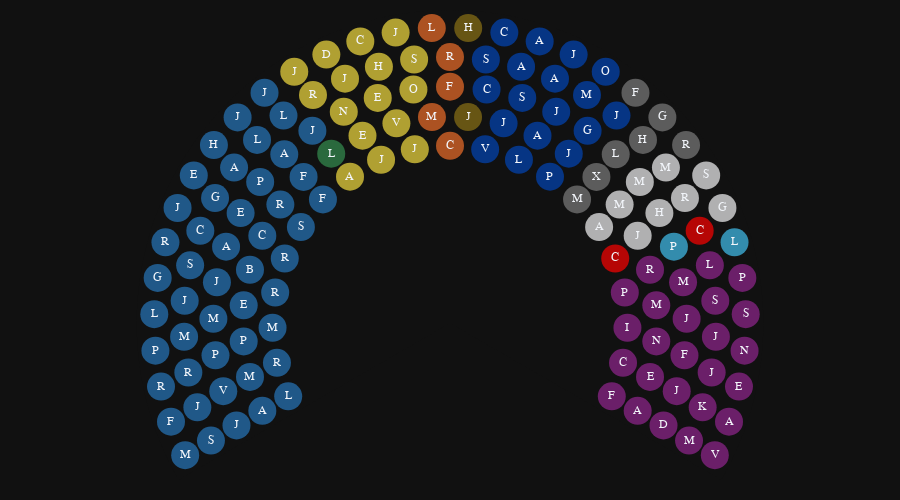

The notebook cell this image was saved under:
### Code cell
import plotly.express as px

graph_style = "plotly_dark" #template plotly
height = 500 # height plot
angle_total = 240 # all cover plot, recomended 90 - 300
size_marker = 28 #config by size angle_total in design

df = asambleistas

angle_start = (180 - angle_total)/2
angle_end = 180 + (angle_total - 180)/2
d_ict = df[["PARTIDO", "COLOR"]]
d_ict = d_ict.drop_duplicates()
dct = dict(d_ict.values)
fig = px.scatter_polar(
    df,
    r="radio",
    theta="tetha",
    color="PARTIDO",
    color_discrete_map=dct,
    text="INITIAL",
    start_angle=angle_start,
    custom_data=["NAME", "PARTIDO", "PROVINCIA", "SEXO", "EDAD", "ETNIA"],
    range_theta=[angle_start, angle_end],
    direction="counterclockwise",
)
fig.update_layout(
    xaxis=dict(showgrid=False),
    yaxis=dict(showgrid=False),
    margin=dict(b=20, r=5, l=5, t=10),
    height=height,
    polar=dict(
        radialaxis=dict(
            showticklabels=False, ticks="", linecolor="rgba(255, 255, 255, 0)"
        ),
        angularaxis=dict(showticklabels=False, ticks="", linecolor="rgba(0,0,0,0)"),
    ),
    polar_radialaxis_gridcolor="rgba(0,0,0,0)",
    polar_angularaxis_gridcolor="rgba(0,0,0,0)",
)
fig.update_traces(textposition="middle center")
fig.update_traces(
    hovertemplate="<b>%{customdata[0]}</b><br>"
    + "Partido: %{customdata[1]}<br>"
    + "Provincia: %{customdata[2]}<br>"
    + "Género: %{customdata[3]}<br>"
    + "Edad: %{customdata[4]}<br>"
    + "Etnia: %{customdata[5]}<br>"
    + "<extra></extra>",
    textfont_size=12,
)
fig.update_layout(
    template=graph_style,
    autosize=True,
    showlegend=False,
    uniformtext_minsize=8,
    uniformtext_mode="hide",
    font=dict(family="Arial, monospace", size=12),
)
fig.update_traces(marker=dict(opacity=0.7, size=size_marker))
fig.show()

### Figure 1 — Plotly figure (JSON) as saved in the notebook; plotly's stock layout.template omitted (floating-point values rounded to 4 significant figures; data arrays with more than 128 entries replaced by an {"elided": "..."} marker saying what was removed)
{"data": [{"customdata": {"elided": "26x6 mixed values"}, "hovertemplate": "<b>%{customdata[0]}</b><br>Partido: %{customdata[1]}<br>Provincia: %{customdata[2]}<br>Género: %{customdata[3]}<br>Edad: %{customdata[4]}<br>Etnia: %{customdata[5]}<br><extra></extra>", "legendgroup": "Acción Democratica Nacional ADN", "marker": {"color": "#92258E", "opacity": 0.7, "size": 28, "symbol": "circle"}, "mode": "markers+text", "name": "Acción Democratica Nacional ADN", "r": [10, 9, 8, 7, 6, 10, 9, 8, 7, 6, 10, 9, 8, 10, 7, 9, 6, 8, 10, 9, 7, 10, 6, 8, 9, 7], "showlegend": true, "subplot": "polar", "text": ["V", "M", "D", "A", "F", "A", "K", "J", "E", "C", "E", "J", "F", "N", "N", "J", "I", "J", "S", "S", "M", "P", "P", "M", "L", "R"], "textfont": {"size": 12}, "textposition": "middle center", "theta": [3.529, 3.871, 4.444, 5, 5.714, 10.59, 11.61, 13.33, 15, 17.14, 17.65, 19.35, 22.22, 24.71, 25, 27.1, 28.57, 31.11, 31.76, 34.84, 35, 38.82, 40, 40, 42.58, 45], "type": "scatterpolar"}, {"customdata": [["Lucia Anabelle Posso Naranjo", "Avanza", "Asambleísta por Imbabura", "FEMENINO", 43, "MESTIZO/A"], ["Pedro Ramiro Velasco Erazo", "Avanza", "Asambleísta por Carchi", "MASCULINO", 61, "MESTIZO/A"]], "hovertemplate": "<b>%{customdata[0]}</b><br>Partido: %{customdata[1]}<br>Provincia: %{customdata[2]}<br>Género: %{customdata[3]}<br>Edad: %{customdata[4]}<br>Etnia: %{customdata[5]}<br><extra></extra>", "legendgroup": "Avanza", "marker": {"color": "#41C1F0", "opacity": 0.7, "size": 28, "symbol": "circle"}, "mode": "markers+text", "name": "Avanza", "r": [10, 8], "showlegend": true, "subplot": "polar", "text": ["L", "P"], "textfont": {"size": 12}, "textposition": "middle center", "theta": [45.88, 48.89], "type": "scatterpolar"}, {"customdata": [["Carlos Alberto Rodríguez Riofrío", "Claro que se puede", "Asambleísta por El Oro", "MASCULINO", 30, "MESTIZO/A"], ["César Arturo Ugsha Toaquiza", "Claro que se puede", "Asambleísta por Cotopaxi", "MASCULINO", 38, "INDIGENA"]], "hovertemplate": "<b>%{customdata[0]}</b><br>Partido: %{customdata[1]}<br>Provincia: %{customdata[2]}<br>Género: %{customdata[3]}<br>Edad: %{customdata[4]}<br>Etnia: %{customdata[5]}<br><extra></extra>", "legendgroup": "Claro que se puede", "marker": {"color": "#FC0100", "opacity": 0.7, "size": 28, "symbol": "circle"}, "mode": "markers+text", "name": "Claro que se puede", "r": [9, 6], "showlegend": true, "subplot": "polar", "text": ["C", "C"], "textfont": {"size": 12}, "textposition": "middle center", "theta": [50.32, 51.43], "type": "scatterpolar"}, {"customdata": [["Gissella Cecibel Molina Alvarez", "Gente Buena", "Asambleísta por Cotopaxi", "FEMENINO", 37, "MONTUBIO/A"], ["John Edison Polanco Lara", "Gente Buena", "Asambleísta por Esmeraldas", "MASCULINO", 54, "MESTIZO/A"], ["Hernán Patricio Zapata Rojas", "Gente Buena", "Asambleísta por Pichincha", "MASCULINO", 47, "MESTIZO/A"], ["Roberto Fernando Jaramillo Martínez", "Gente Buena", "Asambleísta por Imbabura", "MASCULINO", 48, "MESTIZO/A"], ["Sandra Sofía Sánchez Urgilés", "Gente Buena", "Asambleísta por Azuay", "FEMENINO", 35, "MESTIZO/A"], ["Adriana Denisse García Mejía", "Gente Buena", "Asambleísta Nacional", "FEMENINO", 41, "MESTIZO/A"], ["María Fernanda Jiménez Vásquez", "Gente Buena", "Asambleísta por Guayas", "FEMENINO", 34, "MESTIZO/A"], ["María Teresa Del Carmen Pasquel Andrade", "Gente Buena", "Asambleísta por Pichincha", "FEMENINO", 64, "MESTIZO/A"], ["María Mercedes Erbs Estupiñán", "Gente Buena", "Asambleísta por Manabí", "FEMENINO", 51, "MESTIZO/A"]], "hovertemplate": "<b>%{customdata[0]}</b><br>Partido: %{customdata[1]}<br>Provincia: %{customdata[2]}<br>Género: %{customdata[3]}<br>Edad: %{customdata[4]}<br>Etnia: %{customdata[5]}<br><extra></extra>", "legendgroup": "Gente Buena", "marker": {"color": "#F4F4F5", "opacity": 0.7, "size": 28, "symbol": "circle"}, "mode": "markers+text", "name": "Gente Buena", "r": [10, 7, 8, 9, 10, 6, 7, 9, 8], "showlegend": true, "subplot": "polar", "text": ["G", "J", "H", "R", "S", "A", "M", "M", "M"], "textfont": {"size": 12}, "textposition": "middle center", "theta": [52.94, 55, 57.78, 58.06, 60.0, 62.86, 65, 65.81, 66.67], "type": "scatterpolar"}, {"customdata": [["Rafael Antonio Dávila Egüez", "Independientes", "Asambleísta por Loja", "MASCULINO", 64, "MESTIZO/A"], ["Henry Saúl Bósquez Villena", "Independientes", "Asambleísta por Bolívar", "MASCULINO", 49, "MESTIZO/A"], ["Guido Gilberto Vargas Ocaña", "Independientes", "Asambleísta por Sucumbíos", "MASCULINO", 52, "MESTIZO/A"], ["Milton Javier Aguas Flores", "Independientes", "Asambleísta por Galápagos", "MASCULINO", 42, "MESTIZO/A"], ["Xavier Andrés Jurado Bedrán", "Independientes", "Asambleísta por Guayas", "MASCULINO", 41, "MESTIZO/A"], ["Lucía Lizbeth Jaramillo Zurita", "Independientes", "Asambleísta Nacional", "FEMENINO", 33, "MESTIZO/A"], ["Ferdinan Arturo Álvarez Zambrano", "Independientes", "Asambleísta por Guayas", "MASCULINO", 36, "MESTIZO/A"]], "hovertemplate": "<b>%{customdata[0]}</b><br>Partido: %{customdata[1]}<br>Provincia: %{customdata[2]}<br>Género: %{customdata[3]}<br>Edad: %{customdata[4]}<br>Etnia: %{customdata[5]}<br><extra></extra>", "legendgroup": "Independientes", "marker": {"color": "#7C7C7C", "opacity": 0.7, "size": 28, "symbol": "circle"}, "mode": "markers+text", "name": "Independientes", "r": [10, 9, 10, 6, 7, 8, 10], "showlegend": true, "subplot": "polar", "text": ["R", "H", "G", "M", "X", "L", "F"], "textfont": {"size": 12}, "textposition": "middle center", "theta": [67.06, 73.55, 74.12, 74.29, 75, 75.56, 81.18], "type": "scatterpolar"}, {"customdata": [["Juan Carlos Camacho Dávila", "Movimiento Construye", "Asambleísta por Bolívar", "MASCULINO", 63, "MESTIZO/A"], ["Gabriel Humberto Bedón Álvarez", "Movimiento Construye", "Asambleísta por Pichincha", "MASCULINO", 40, "MESTIZO/A"], ["Jorge Enrique Chamba Cabanilla", "Movimiento Construye", "Asambleísta por Guayas", "MASCULINO", 66, "MESTIZO/A"], ["Paúl Fernando Buestan Carabajo", "Movimiento Construye", "Asambleísta por Cañar", "MASCULINO", 33, "MESTIZO/A"], ["Oscar Fabián Peña Toro", "Movimiento Construye", "Asambleísta por El Oro", "MASCULINO", 44, "MESTIZO/A"], ["Manuel Humberto Tapia Escalante", "Movimiento Construye", "Asambleísta por Loja", "MASCULINO", 55, "MESTIZO/A"], ["Juan Carlos Rosero Paz", "Movimiento Construye", "Asambleísta por Chimborazo", "MASCULINO", 51, "MESTIZO/A"], ["Amy Yajanua Gende Córdova", "Movimiento Construye", "Asambleísta por Santo Domingo de los Tsáchilas", "FEMENINO", 25, "INDIGENA"], ["Jorge Andrés Peñafiel Cedeño", "Movimiento Construye", "Asambleísta por Pichincha", "MASCULINO", 40, "MESTIZO/A"], ["Ana Mercedes Galarza Añazco", "Movimiento Construye", "Asambleísta por Tungurahua", "FEMENINO", 34, "MESTIZO/A"], ["Lourdes Nataly Morillo Solórzano", "Movimiento Construye", "Asambleísta Nacional", "FEMENINO", 37, "MESTIZO/A"], ["Salazar Cedeño Ingrid Catalina", "Movimiento Construye", "Asambleísta por Guayas", "FEMENINO", 45, "MESTIZO/A"], ["Andrea Yalu Rivadeneira Calderón", "Movimiento Construye", "Asambleísta por Zamora Chinchipe", "FEMENINO", 37, "MESTIZO/A"], ["Alexandra Andrea Castillo Campoverde", "Movimiento Construye", "Asambleísta por Pichincha", "FEMENINO", 45, "MESTIZO/A"], ["Jaime Moreno Felix", "Movimiento Construye", "Asambleísta Nacional", "MASCULINO", 40, "MESTIZO/A"], ["Viviana Jacqueline Zambrano González", "Movimiento Construye", "Asambleísta por Manabí", "FEMENINO", 53, "MONTUBIO/A"], ["Carla Magaly Cruz Zambrano", "Movimiento Construye", "Asambleísta por América Latina El Caribe y África", "FEMENINO", 0, "NINGUNO"], ["Camilo Aurelio Salinas Ochoa", "Movimiento Construye", "Asambleísta por Los Ríos", "MASCULINO", 41, "MONTUBIO/A"], ["Sandra Elizabeth Rueda Camacho", "Movimiento Construye", "Asambleísta por Napo", "FEMENINO", 52, "MESTIZO/A"]], "hovertemplate": "<b>%{customdata[0]}</b><br>Partido: %{customdata[1]}<br>Provincia: %{customdata[2]}<br>Género: %{customdata[3]}<br>Edad: %{customdata[4]}<br>Etnia: %{customdata[5]}<br><extra></extra>", "legendgroup": "Movimiento Construye", "marker": {"color": "#0244B5", "opacity": 0.7, "size": 28, "symbol": "circle"}, "mode": "markers+text", "name": "Movimiento Construye", "r": [9, 8, 7, 6, 10, 9, 8, 7, 10, 9, 6, 8, 10, 9, 7, 6, 10, 8, 9], "showlegend": true, "subplot": "polar", "text": ["J", "G", "J", "P", "O", "M", "J", "A", "J", "A", "L", "S", "A", "A", "J", "V", "C", "C", "S"], "textfont": {"size": 12}, "textposition": "middle center", "theta": [81.29, 84.44, 85, 85.71, 88.24, 89.03, 93.33, 95, 95.29, 96.77, 97.14, 102.2, 102.4, 104.5, 105, 108.6, 109.4, 111.1, 112.3], "type": "scatterpolar"}, {"customdata": [["Jaime Patricio Guevara Blaschke", "Movimientos Provinciales", "Asambleísta por Pastaza", "MASCULINO", 59, "MESTIZO/A"], ["Humberto Amado Chávez Angamarca", "Movimientos Provinciales", "Asambleísta por Sucumbíos", "MASCULINO", 60, "MESTIZO/A"]], "hovertemplate": "<b>%{customdata[0]}</b><br>Partido: %{customdata[1]}<br>Provincia: %{customdata[2]}<br>Género: %{customdata[3]}<br>Edad: %{customdata[4]}<br>Etnia: %{customdata[5]}<br><extra></extra>", "legendgroup": "Movimientos Provinciales", "marker": {"color": "#8B7216", "opacity": 0.7, "size": 28, "symbol": "circle"}, "mode": "markers+text", "name": "Movimientos Provinciales", "r": [7, 10], "showlegend": true, "subplot": "polar", "text": ["J", "H"], "textfont": {"size": 12}, "textposition": "middle center", "theta": [115, 116.5], "type": "scatterpolar"}, {"customdata": [["Fabiola Maribel Sanmartín Parra", "Pachakutik", "Asambleísta por Cañar", "FEMENINO", 46, "MESTIZO/A"], ["Carmen Yolanda Tiupul Urquizo", "Pachakutik", "Asambleísta por Chimborazo", "FEMENINO", 38, "INDIGENA"], ["Rosa Cecilia Baltazar Yucailla", "Pachakutik", "Asambleísta por Tungurahua", "FEMENINO", 43, "INDIGENA"], ["Luzmila Abad Morocho", "Pachakutik", "Asambleísta por Morona Santiago", "FEMENINO", 45, "MESTIZO/A"], ["Mariana Yumbay Yallico", "Pachakutik", "Asambleísta por Bolívar", "FEMENINO", 51, "INDIGENA"]], "hovertemplate": "<b>%{customdata[0]}</b><br>Partido: %{customdata[1]}<br>Provincia: %{customdata[2]}<br>Género: %{customdata[3]}<br>Edad: %{customdata[4]}<br>Etnia: %{customdata[5]}<br><extra></extra>", "legendgroup": "Pachakutik", "marker": {"color": "#EE6D2A", "opacity": 0.7, "size": 28, "symbol": "circle"}, "mode": "markers+text", "name": "Pachakutik", "r": [8, 6, 9, 10, 7], "showlegend": true, "subplot": "polar", "text": ["F", "C", "R", "L", "M"], "textfont": {"size": 12}, "textposition": "middle center", "theta": [120.0, 120, 120.0, 123.5, 125], "type": "scatterpolar"}, {"customdata": [["Samuel Elias Celleri Gómez", "Partido Social Cristiano", "Asambleísta por Esmeraldas", "MASCULINO", 30, "MESTIZO/A"], ["Otto Santiago Vera Palacios", "Partido Social Cristiano", "Asambleísta por Santa Elena", "MASCULINO", 46, "MESTIZO/A"], ["Jose Lenín Rogel Villacís", "Partido Social Cristiano", "Asambleísta por Galápagos", "MASCULINO", 42, "MESTIZO/A"], ["Jorge Hermel Álvarez Granda", "Partido Social Cristiano", "Asambleísta por El Oro", "MASCULINO", 57, "MESTIZO/A"], ["Vicente Giovanny Taiano Basante", "Partido Social Cristiano", "Asambleísta por Guayas", "MASCULINO", 44, "MESTIZO/A"], ["Henry Fabián Kronfle Kozhaya", "Partido Social Cristiano", "Asambleísta Nacional", "MASCULINO", 52, "MESTIZO/A"], ["Carlos Vera Mora", "Partido Social Cristiano", "Asambleísta por Manabí", "MASCULINO", 46, "MONTUBIO/A"], ["Edgar Geovanny Benítez Calva", "Partido Social Cristiano", "Asambleísta por Santo Domingo de los Tsáchilas", "MASCULINO", 56, "MESTIZO/A"], ["Johnny Enrique Terán Barragán", "Partido Social Cristiano", "Asambleísta por Los Ríos", "MASCULINO", 30, "MESTIZO/A"], ["Jaminton Enrique Intriago Alcívar", "Partido Social Cristiano", "Asambleísta por Manabí", "MASCULINO", 52, "MESTIZO/A"], ["Dallyana Marianela Passailaigue Manosalvas", "Partido Social Cristiano", "Asambleísta por Guayas", "FEMENINO", 43, "MESTIZO/A"], ["Esperanza Del Rocío Moreta Terán", "Partido Social Cristiano", "Asambleísta por Carchi", "FEMENINO", 46, "MESTIZO/A"], ["Nelly Zolanda Plúas Arias", "Partido Social Cristiano", "Asambleísta por Guayas", "FEMENINO", 51, "MESTIZO/A"], ["Roberto Carlos Cerda Tapuy", "Partido Social Cristiano", "Asambleísta por Napo", "MASCULINO", 41, "INDIGENA"], ["Jorge Enrique Acaiturri Villa Varas", "Partido Social Cristiano", "Asambleísta por Guayas", "MASCULINO", 41, "BLANCO/A"], ["Achi Sibri Audy Marcelo", "Partido Social Cristiano", "Asambleísta por Pichincha", "MASCULINO", 56, "MESTIZO/A"]], "hovertemplate": "<b>%{customdata[0]}</b><br>Partido: %{customdata[1]}<br>Provincia: %{customdata[2]}<br>Género: %{customdata[3]}<br>Edad: %{customdata[4]}<br>Etnia: %{customdata[5]}<br><extra></extra>", "legendgroup": "Partido Social Cristiano", "marker": {"color": "#F4DD40", "opacity": 0.7, "size": 28, "symbol": "circle"}, "mode": "markers+text", "name": "Partido Social Cristiano", "r": [9, 8, 10, 6, 7, 9, 10, 8, 6, 9, 10, 7, 8, 9, 10, 6], "showlegend": true, "subplot": "polar", "text": ["S", "O", "J", "J", "V", "H", "C", "E", "J", "J", "D", "E", "N", "R", "J", "A"], "textfont": {"size": 12}, "textposition": "middle center", "theta": [127.7, 128.9, 130.6, 131.4, 135, 135.5, 137.6, 137.8, 142.9, 143.2, 144.7, 145, 146.7, 151.0, 151.8, 154.3], "type": "scatterpolar"}, {"customdata": [["Lucio Edwin Gutiérrez Borbúa", "Partido Sociedad Patriótica", "Asambleísta Nacional", "MASCULINO", 67, "MESTIZO/A"]], "hovertemplate": "<b>%{customdata[0]}</b><br>Partido: %{customdata[1]}<br>Provincia: %{customdata[2]}<br>Género: %{customdata[3]}<br>Edad: %{customdata[4]}<br>Etnia: %{customdata[5]}<br><extra></extra>", "legendgroup": "Partido Sociedad Patriótica", "marker": {"color": "#358F50", "opacity": 0.7, "size": 28, "symbol": "circle"}, "mode": "markers+text", "name": "Partido Sociedad Patriótica", "r": [7], "showlegend": true, "subplot": "polar", "text": ["L"], "textfont": {"size": 12}, "textposition": "middle center", "theta": [155], "type": "scatterpolar"}, {"customdata": {"elided": "48x6 mixed values"}, "hovertemplate": "<b>%{customdata[0]}</b><br>Partido: %{customdata[1]}<br>Provincia: %{customdata[2]}<br>Género: %{customdata[3]}<br>Edad: %{customdata[4]}<br>Etnia: %{customdata[5]}<br><extra></extra>", "legendgroup": "Revolución Ciudadana", "marker": {"color": "#2776BB", "opacity": 0.7, "size": 28, "symbol": "circle"}, "mode": "markers+text", "name": "Revolución Ciudadana", "r": [8, 9, 10, 8, 7, 6, 10, 9, 10, 8, 9, 7, 6, 10, 9, 8, 7, 10, 6, 9, 8, 10, 7, 9, 6, 8, 10, 7, 9, 10, 8, 6, 9, 7, 10, 8, 9, 10, 6, 7, 8, 9, 10, 6, 7, 8, 9, 10], "showlegend": true, "subplot": "polar", "text": ["J", "L", "J", "A", "F", "F", "J", "L", "H", "P", "A", "R", "S", "E", "G", "E", "C", "J", "R", "C", "A", "R", "B", "S", "R", "J", "G", "E", "J", "L", "M", "M", "M", "P", "P", "P", "R", "R", "R", "M", "V", "J", "F", "L", "A", "J", "S", "M"], "textfont": {"size": 12}, "textposition": "middle center", "theta": [155.6, 158.7, 158.8, 164.4, 165, 165.7, 165.9, 166.5, 172.9, 173.3, 174.2, 175, 177.1, 180.0, 181.9, 182.2, 185, 187.1, 188.6, 189.7, 191.1, 194.1, 195, 197.4, 200.0, 200.0, 201.2, 205, 205.2, 208.2, 208.9, 211.4, 212.9, 215, 215.3, 217.8, 220.6, 222.4, 222.9, 225, 226.7, 228.4, 229.4, 234.3, 235, 235.6, 236.1, 236.5], "type": "scatterpolar"}], "layout": {"autosize": true, "font": {"family": "Arial, monospace", "size": 12}, "height": 500, "legend": {"title": {"text": "PARTIDO"}, "tracegroupgap": 0}, "margin": {"b": 20, "l": 5, "r": 5, "t": 10}, "polar": {"angularaxis": {"direction": "counterclockwise", "gridcolor": "rgba(0,0,0,0)", "linecolor": "rgba(0,0,0,0)", "rotation": -30, "showticklabels": false, "ticks": ""}, "domain": {"x": [0, 1], "y": [0, 1]}, "radialaxis": {"gridcolor": "rgba(0,0,0,0)", "linecolor": "rgba(255, 255, 255, 0)", "showticklabels": false, "ticks": ""}, "sector": [-30, 210]}, "showlegend": false, "uniformtext": {"minsize": 8, "mode": "hide"}, "xaxis": {"showgrid": false}, "yaxis": {"showgrid": false}}}
